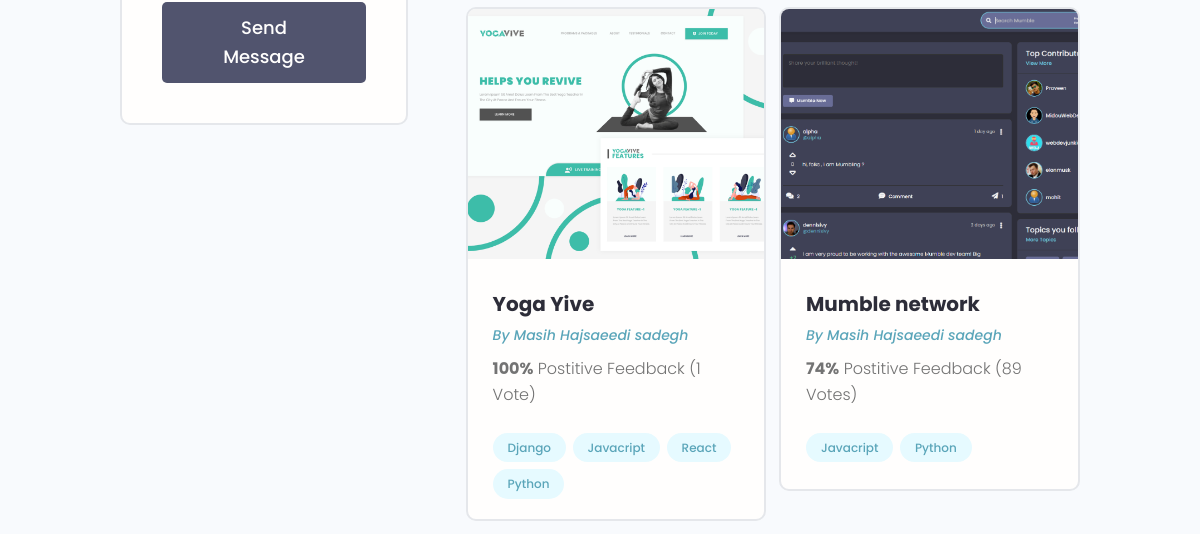
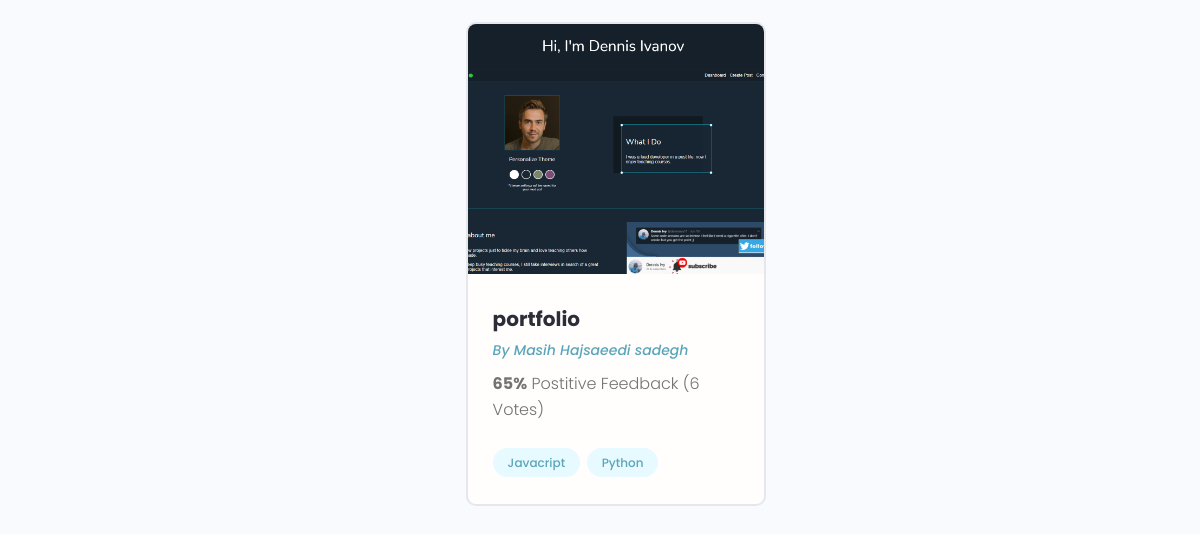
The app's page /profile/cf2e8592-e9a0-4fb7-9c13-87b04790bfd5/ (lower part), older data (2 pictures, top to bottom).
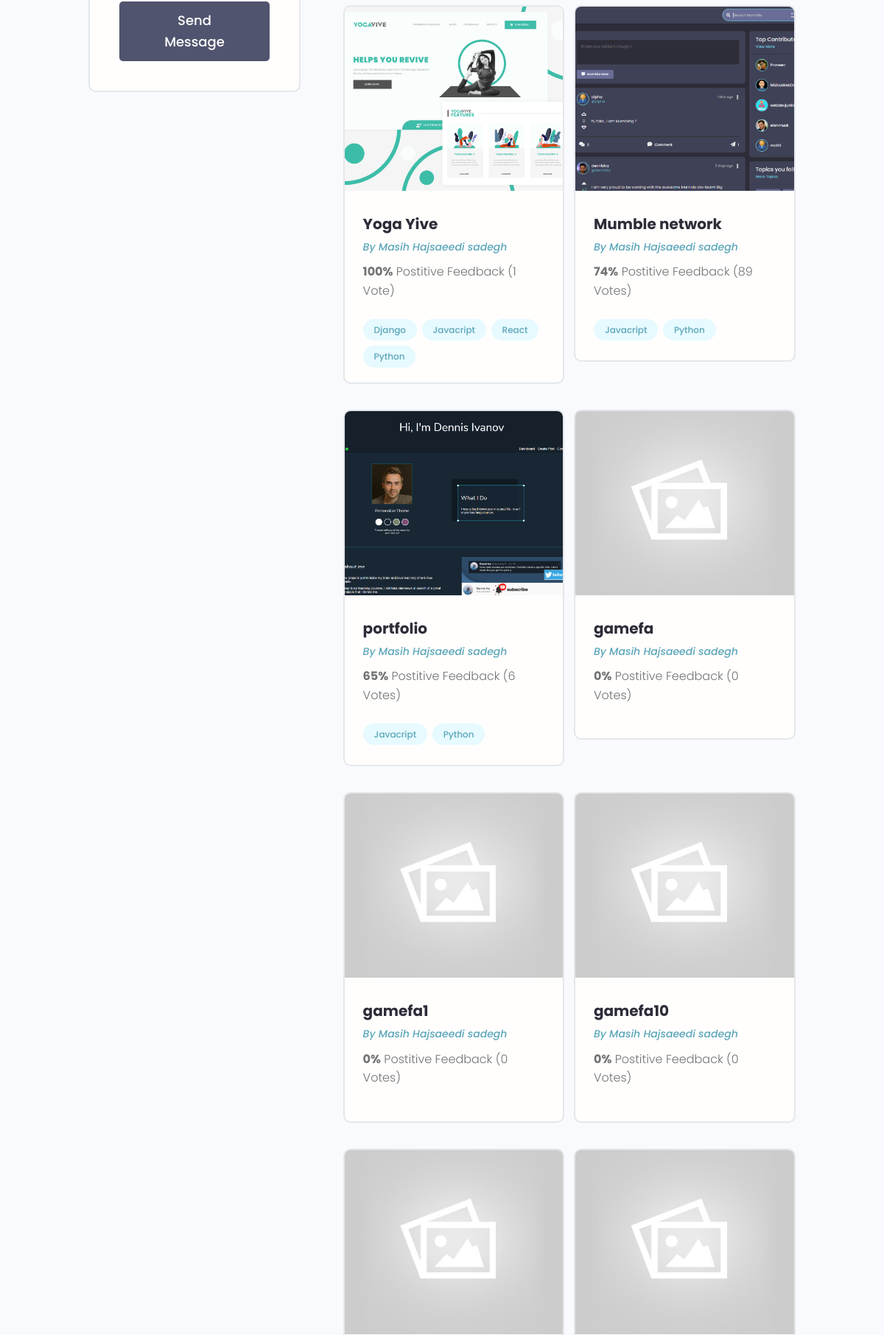
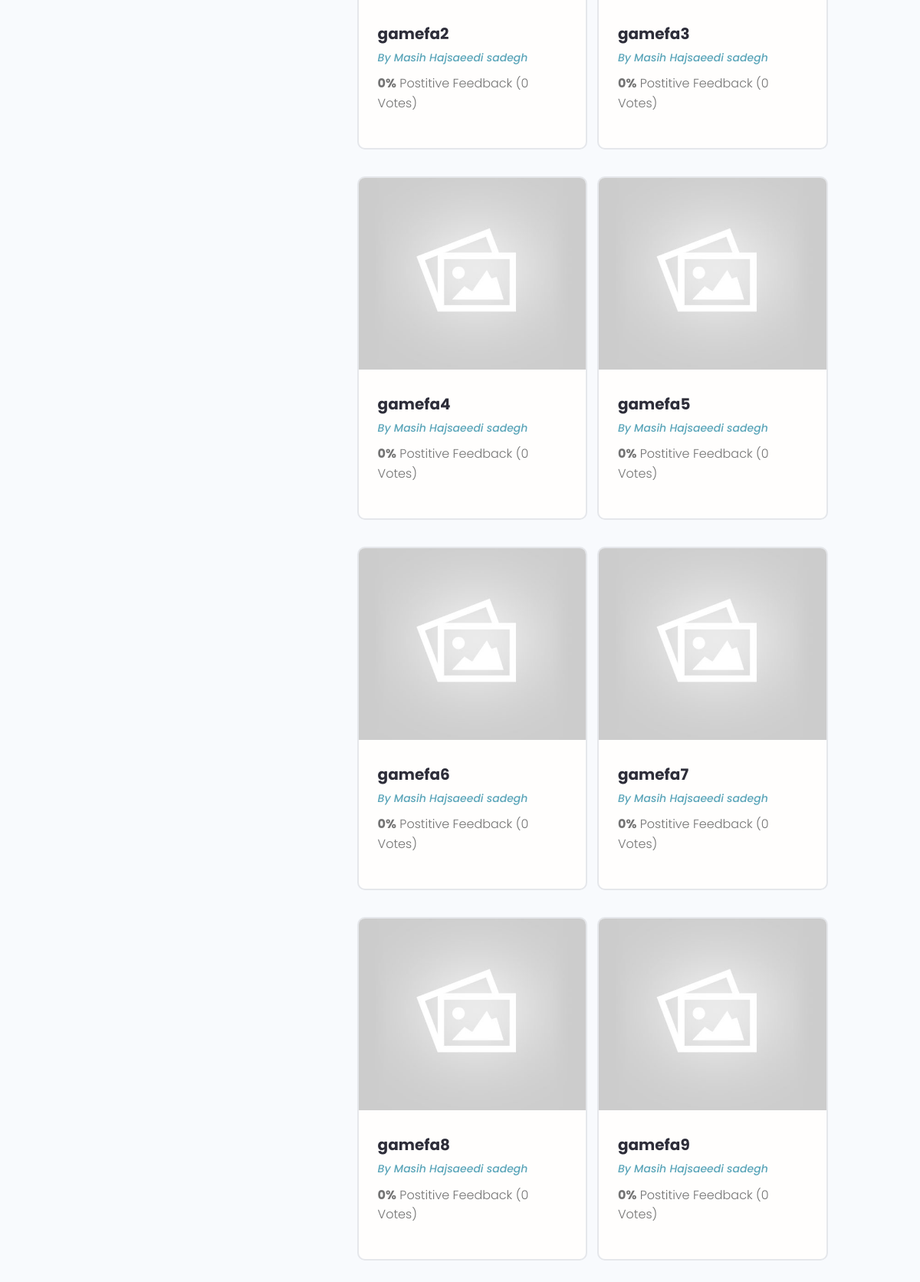
The same page, newer data (2 pictures, top to bottom).
### projects/models.py (models this page shows, shortened)
class Project(models.Model):
    owner = models.ForeignKey(Profile, null=True, blank=True, on_delete=models.SET_NULL)
    title = models.CharField(max_length=200)
    description = models.TextField(null=True, blank= True) # null is for database and blank is for django
    featured_image = models.ImageField(null=True, blank= True, default='default.jpg')
    demo_link = models.CharField(max_length=2000, null=True, blank=True)
    source_link = models.CharField(max_length=2000, null=True, blank=True)
    tags = models.ManyToManyField('Tag', blank=True)
    vote_total = models.IntegerField(default=0, null=True, blank=True)
    vote_ratio = models.IntegerField(default=0, null=True, blank=True)
    created = models.DateTimeField(auto_now_add=True)
    id = models.UUIDField(default=uuid.uuid4, unique=True, primary_key=True, editable=False)
    class Meta:
        ordering = ['-vote_ratio', '-vote_total', 'title']

class Tag(models.Model):
    name = models.CharField(max_length=200)
    created = models.DateTimeField(auto_now_add=True)
    id = models.UUIDField(default=uuid.uuid4, unique=True, primary_key=True, editable=False)
    def __str__(self):
        return self.name

### users/models.py (models this page shows, shortened)
class Profile(models.Model):
    user = models.OneToOneField(User, on_delete=models.CASCADE, null=True, blank=True)
    name = models.CharField(max_length=200, null=True, blank=True)
    email = models.EmailField(max_length=500, null=True, blank=True)
    username = models.CharField(max_length=200, null=True, blank=True)
    location = models.CharField(max_length=200, null=True, blank=True)
    short_intro = models.CharField(max_length=200, null=True, blank=True)
    bio = models.TextField(null=True, blank=True)
    profile_image = models.ImageField(null=True, blank=True, upload_to='profiles/', default='profiles/user-default.png')
    social_github = models.CharField(max_length=200, null=True, blank=True)
    social_twitter = models.CharField(max_length=200, null=True, blank=True)
    social_linkedin = models.CharField(max_length=200, null=True, blank=True)
    social_youtube = models.CharField(max_length=200, null=True, blank=True)
    social_website = models.CharField(max_length=200, null=True, blank=True)
    created = models.DateTimeField(auto_now_add=True)
    id = models.UUIDField(default=uuid.uuid4, unique=True, primary_key=True, editable=False)

### users/views.py (the view)
# urls.py: path('profile/<str:pk>/', views.user_profile, name='user-profile'),
def user_profile(request, pk):
    profile = Profile.objects.get(id=pk)
    top_skills = profile.skill_set.exclude(description__exact="")
    other_skills = profile.skill_set.filter(description="")
    context = {'profile':profile, 'top_skills':top_skills, 'other_skills':other_skills}
    return render(request, 'users/user-profile.html', context)

### users/templates/users/user-profile.html (shortened to what this page needs)
{% extends 'main.html' %}
{% block content %}
<main class="profile my-md">
    <div class="container">
      <div class="layout">
        <div class="column column--1of3">
          <div class="card text-center">
            <div class="card__body dev">
              {% if request.user.profile.id != profile.id %}
              <a href="{% url 'create-message' profile.id %}" class="btn btn--sub btn--lg">Send Message </a>
              {% endif %}
            </div>
          </div>
        </div>
        <div class="column column--2of3">
          <div class="devInfo">
            <div class="grid grid--two">
                {% for project in profile.project_set.all %}
                <div class="column">
                    <div class="card project">
                    <a href="{% url 'project' project.id %}" class="project">
                        <img class="project__thumbnail" src="{{project.featured_image.url}}" alt="project thumbnail" />
                        <div class="card__body">
                        <h3 class="project__title">{{project.title}}</h3>
                        <p><a class="project__author" href="{% url 'user-profile' project.owner.id %}">By {{project.owner.name}}</a></p>
                        <p class="project--rating">
                            <span style="font-weight: bold;">{{project.vote_ratio}}%</span> Postitive
                            Feedback ({{project.vote_total}} Vote{{project.vote_total|pluralize:"s"}})
                        </p>
                        <div class="project__tags">
                            {% for tag in project.tags.all %}
                            <span class="tag tag--pill tag--main">
                            <small>{{tag}}</small>
                            </span>
                            {% endfor %}
                        </div>
                        </div>
                    </a>
                    </div>
                </div>
                {% endfor %}
            </div>
          </div>
        </div>
      </div>
    </div>
  </main>
{% endblock content %}

### templates/main.html (shortened to what this page needs)
<!DOCTYPE html>
{% load static %}
<html lang="en">
<head>
    <link rel="stylesheet" href="https://cdn.iconmonstr.com/1.3.0/css/iconmonstr-iconic-font.min.css" />
    <link rel="stylesheet" href="{% static 'uikit/styles/uikit.css' %}" />
    <link rel="stylesheet" href="{% static 'styles/app.css' %}" />
</head>
<body>
    {% block content %}
    {% endblock content %}
</body>
</html>

### templates/navbar.html (shortened to what this page needs)
{% load static %}

### static/styles/app.css (style rules this page uses)
:root { --color-sub: #2d2d39; }
.btn--sub { background-color: var(--color-sub-light); }
.card { border: 2px solid var(--color-light); }
img { width: 100%; }
.profile .card > .dev { padding: 4rem; }
.devInfo { margin-bottom: 3rem; }
.project__author { font-size: 1.4rem; font-style: italic; }
.project--rating { margin-bottom: 1.6em; margin-top: .5em; }
.project__thumbnail { height: 25rem; object-fit: cover; object-position: top center; }
.project__title { font-size: 2rem; font-weight: 700; color: var(--color-sub); }

### static/uikit/styles/modules/_variables.css (style rules this page uses)
:root { --color-main: #5aa5b9; --color-main-light: #e6faff; --color-sub: #3f4156; --color-sub-light: #51546e; --color-sub-lighter: #ededfd; --color-text: #737373; --color-gray: #8b8b8b; --color-light: #e5e7eb; --color-light-gray: #767676; --color-bg: #f8fafd; --color-white: #fffefd; --color-white-light: #f3f3f3; --color-success: #359e64; --color-success-bg: #def8e8; --color-error: #fc4b0b; --color-error-bg: #fff2ee; --font-base: 'Poppins', arial, helvetica, 'Segoe UI', roboto, ubuntu, sans-serif; --font-monospace: 'Fira Code', 'Courier New', courier, monospace; --font-regular: 300; --font-medium: 500; --font-bold: 700; --generic-shadow: 1px 1px 5px #00000010; --generic-transition: all 0.3s ease-in-out; }

### static/uikit/styles/modules/_base.css (style rules this page uses)
* { margin: 0; padding: 0; box-sizing: border-box; text-rendering: optimizeLegibility; color: inherit; font-size: inherit; }
html { font-size: 50%; }
@media only screen and (min-width: 480px) { html { font-size: 56.25%; } }
@media only screen and (min-width: 1200px) { html { font-size: 62.5%; } }
body { line-height: 1.6; font-weight: 400; font-size: 1.5rem; color: var(--color-text); background-color: var(--color-bg); min-height: 100vh; }

### static/uikit/styles/modules/_typography.css (style rules this page uses)
* { font-family: var(--font-base); }
h3 { font-size: 3.2rem; font-weight: var(--font-medium); }
p, span, strong { font-size: 1.6rem; color: var(--color-text); font-weight: var(--font-regular); }
a { padding-bottom: 2px; text-decoration: none; display: inline-block; color: var(--color-main); font-weight: var(--font-medium); }

### static/uikit/styles/modules/_utilities.css (style rules this page uses)
.container { width: 92%; max-width: 165rem; margin: 0 auto; box-sizing: border-box; }
@media screen and (min-width: 1000px) { .container { width: 90%; } }
@media screen and (min-width: 1200px) { .container { width: 80%; } }
.text-center { text-align: center; }
.my-md { margin: 3rem auto; }

### static/uikit/styles/modules/_button.css (style rules this page uses)
.btn { display: inline-block; position: relative; cursor: pointer; background-color: var(--color-light); font-weight: var(--font-medium); color: var(--color-sub); text-decoration: none; padding: 1rem 2rem; border-radius: 0.5rem; border: none; width: -webkit-fit-content; width: -moz-fit-content; width: fit-content; height: -webkit-fit-content; height: -moz-fit-content; height: fit-content; font-size: 1.6rem; outline-width: 0; outline-color: transparent; -webkit-backface-visibility: hidden; backface-visibility: hidden; transition: all 0.3s ease-in-out; }
.btn--sub { background-color: var(--color-sub); color: var(--color-white); }
.btn--lg { font-size: 1.8rem; padding: 1.2rem 4.5rem; }

### static/uikit/styles/modules/_card.css (style rules this page uses)
.card { border-radius: 1rem; background-color: var(--color-white); border: 1.5px solid var(--color-light); width: auto; height: auto; margin-top: 0.5rem; margin-bottom: 0.5rem; overflow: hidden; }
.card__body, .card__header { padding: 2rem 2.5rem; }

### static/uikit/styles/modules/_tag.css (style rules this page uses)
.tag { display: inline-flex; align-items: center; background-color: var(--color-sub); height: -webkit-fit-content; height: -moz-fit-content; height: fit-content; width: -webkit-fit-content; width: -moz-fit-content; width: fit-content; border-radius: 0.5rem; padding: 0.5rem 1.5rem; font-size: 1.2rem; cursor: pointer; }
.tag:not(:last-child) { margin-right: 0.25rem; margin-bottom: 0.75rem; }
.tag > small { color: var(--color-white); }
.tag--pill { border-radius: 5rem; }
.tag--main, .tag--main > small { background: var(--color-main-light); color: var(--color-main); font-weight: 500; }

### static/uikit/styles/modules/_grid.css (style rules this page uses)
.grid { display: flex; flex-wrap: wrap; justify-content: flex-start; align-items: stretch; }
.grid > .column { min-width: 28rem; margin-bottom: 2.5rem; }
.grid--two > .column { flex-basis: 100%; }
@media screen and (min-width: 800px) { .grid--two { margin-right: -2%; } }
@media screen and (min-width: 800px) { .grid--two > .column { margin-right: 2%; } }
@media screen and (min-width: 800px) { .grid--two > .column { flex-basis: 48%; } }

### static/uikit/styles/modules/_layout.css (style rules this page uses)
.layout { display: flex; flex-flow: row wrap; justify-content: space-between; }
.layout > .column { margin-bottom: 3rem; }
.layout > .column.column--1of3 { flex-basis: 30%; }
.layout > .column.column--2of3 { flex-basis: 64%; }

Row changes from the older to the newer data that the page shows:
added Project: featured_image (placeholder picture), title "gamefa", owner.name "Masih Hajsaeedi sadegh", vote_ratio "0", vote_total "0"
added Project: featured_image (placeholder picture), title "gamefa1", owner.name "Masih Hajsaeedi sadegh", vote_ratio "0", vote_total "0"
added Project: featured_image (placeholder picture), title "gamefa10", owner.name "Masih Hajsaeedi sadegh", vote_ratio "0", vote_total "0"
added Project: featured_image (placeholder picture), title "gamefa2", owner.name "Masih Hajsaeedi sadegh", vote_ratio "0", vote_total "0"
added Project: featured_image (placeholder picture), title "gamefa3", owner.name "Masih Hajsaeedi sadegh", vote_ratio "0", vote_total "0"
added Project: featured_image (placeholder picture), title "gamefa4", owner.name "Masih Hajsaeedi sadegh", vote_ratio "0", vote_total "0"
added Project: featured_image (placeholder picture), title "gamefa5", owner.name "Masih Hajsaeedi sadegh", vote_ratio "0", vote_total "0"
added Project: featured_image (placeholder picture), title "gamefa6", owner.name "Masih Hajsaeedi sadegh", vote_ratio "0", vote_total "0"
added Project: featured_image (placeholder picture), title "gamefa7", owner.name "Masih Hajsaeedi sadegh", vote_ratio "0", vote_total "0"
added Project: featured_image (placeholder picture), title "gamefa8", owner.name "Masih Hajsaeedi sadegh", vote_ratio "0", vote_total "0"
added Project: featured_image (placeholder picture), title "gamefa9", owner.name "Masih Hajsaeedi sadegh", vote_ratio "0", vote_total "0"
